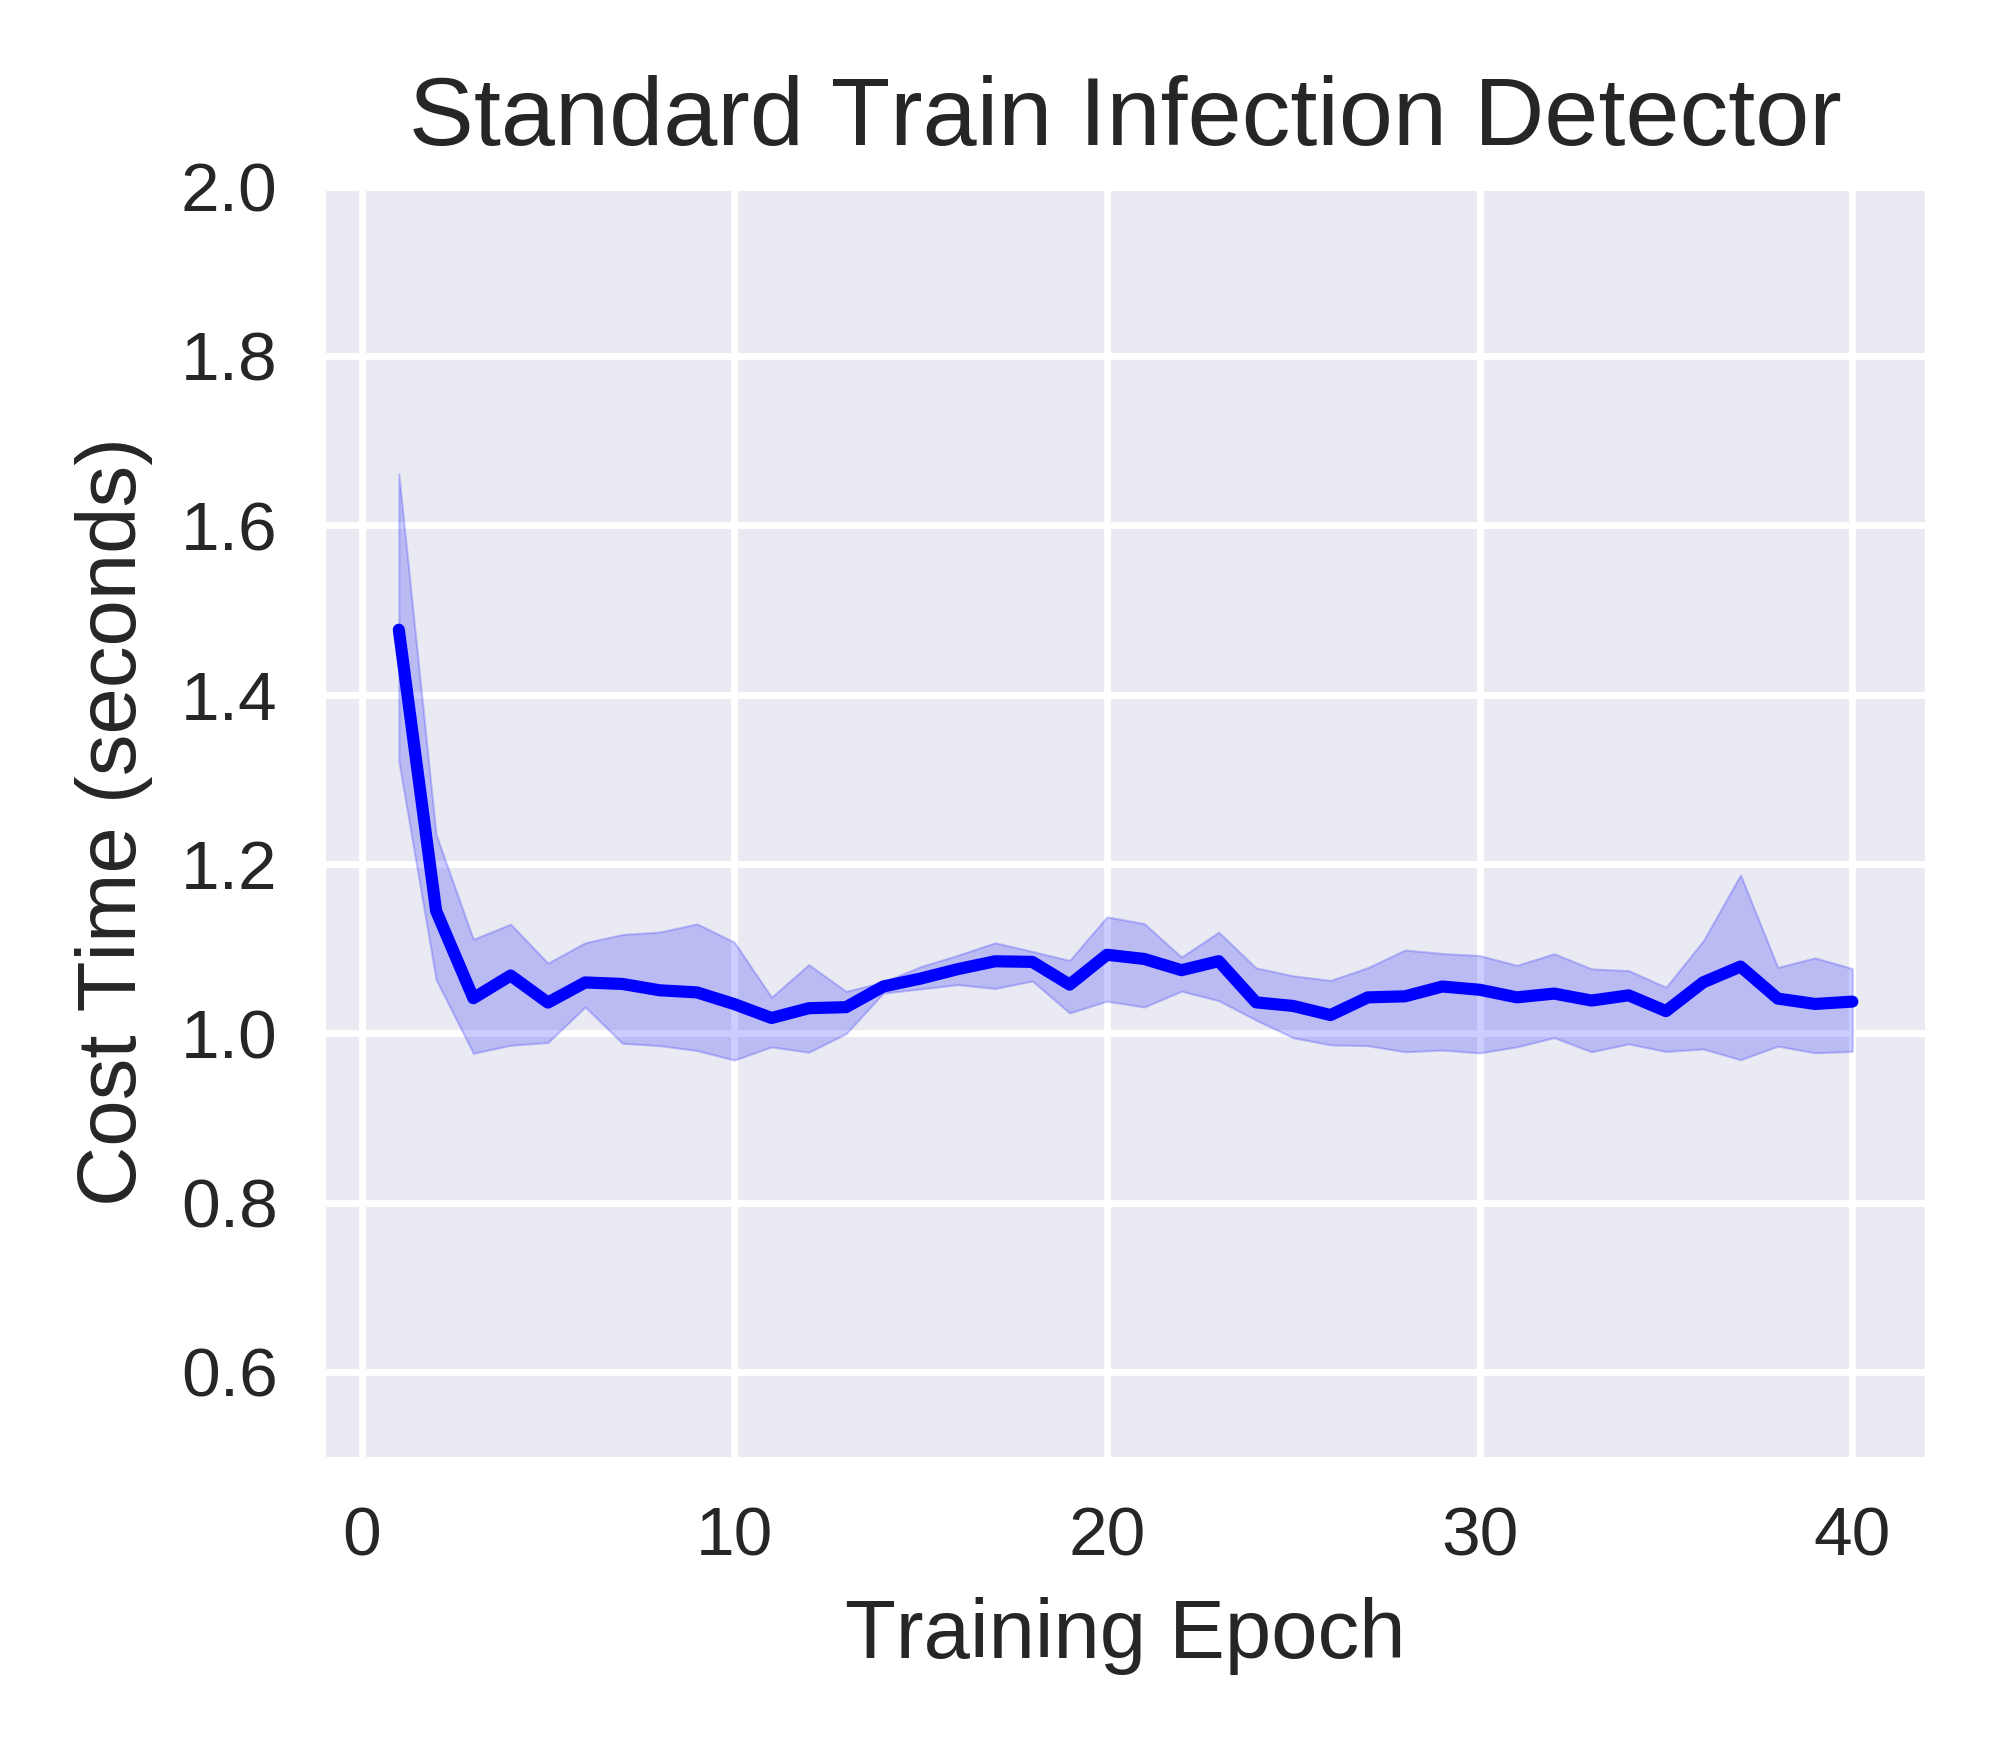

Generate this figure with Python:
import matplotlib.pyplot as plt
import pandas as pd
import seaborn as sns

stdtrain_infection_40epoch_costtime_file = pd.read_csv('stdtrain-infection-40epoch-costtime-seed012.csv')
stdtrain_infection_40epoch_costtime_df = pd.DataFrame(stdtrain_infection_40epoch_costtime_file)

stdtrain_infection_40epoch_costtime_seed_0_df = stdtrain_infection_40epoch_costtime_df.drop(columns=['seed1','seed2'])  
stdtrain_infection_40epoch_costtime_seed_0_df.rename(columns={'seed0': 'costtime'}, inplace=True)

stdtrain_infection_40epoch_costtime_seed_1_df = stdtrain_infection_40epoch_costtime_df.drop(columns=['seed0','seed2'])  
stdtrain_infection_40epoch_costtime_seed_1_df.rename(columns={'seed1': 'costtime'}, inplace=True)

stdtrain_infection_40epoch_costtime_seed_2_df = stdtrain_infection_40epoch_costtime_df.drop(columns=['seed0','seed1'])  
stdtrain_infection_40epoch_costtime_seed_2_df.rename(columns={'seed2': 'costtime'}, inplace=True)

print("stdtrain_infection_40epoch_costtime_df:\n",stdtrain_infection_40epoch_costtime_df)  
print("stdtrain_infection_40epoch_costtime_seed_0_df:\n",stdtrain_infection_40epoch_costtime_seed_0_df)  
print("stdtrain_infection_40epoch_costtime_seed_1_df:\n",stdtrain_infection_40epoch_costtime_seed_1_df)  
print("stdtrain_infection_40epoch_costtime_seed_2_df:\n",stdtrain_infection_40epoch_costtime_seed_2_df)  



stdtrain_infection_40epoch_costtime_merge_df = pd.concat([stdtrain_infection_40epoch_costtime_seed_0_df, stdtrain_infection_40epoch_costtime_seed_1_df, stdtrain_infection_40epoch_costtime_seed_2_df])
# stdtrain_infection_40epoch_costtime_merge_df = pd.concat([stdtrain_infection_40epoch_costtime_df, stdtrain_infection_40epoch_costtime_df, stdtrain_infection_40epoch_costtime_df])

print("stdtrain_infection_40epoch_costtime_merge_df:\n",stdtrain_infection_40epoch_costtime_merge_df)  

stdtrain_infection_40epoch_costtime_merge_df = stdtrain_infection_40epoch_costtime_merge_df.reset_index(drop=True)

print("stdtrain_infection_40epoch_costtime_merge_df:\n",stdtrain_infection_40epoch_costtime_merge_df)  


# sns.set_theme(style="darkgrid")
plt.style.use('seaborn') 
# plt.style.use('default') 
# plt.style.use('seaborn-deep') 

# plt.figure(figsize=(4, 3.5), dpi=500)
_, ax = plt.subplots(nrows=1, ncols=1, figsize=(4, 3.5), tight_layout=True, dpi=500) #dpi=100 分辨率


sns_plot=sns.lineplot(data=stdtrain_infection_40epoch_costtime_merge_df, x='epoch', y='costtime', color='b')
ax.set_xlabel('Training Epoch', fontsize=12)
ax.set_ylabel('Cost Time (seconds)', fontsize=12)
ax.set_title('Standard Train Infection Detector', fontsize=14); 
plt.ylim(0.5, 2.0)
# plt.ylim(-5, 105)
# 调整横坐标显示范围
# plt.xlim(0, 40)
# 调整横坐标显示范围
# plt.xlim(1, 40)

savepath = f'/home/huan1932/ARIoTEDef-Actual/drawfigure/Section8.6/training-time/infecDec'
savename = f'line-shadow-figure-stdtrain-infection-40epoch-costtime-seed012'
plt.savefig(fname=f'{savepath}/{savename}.png',dpi=500)
plt.close   
